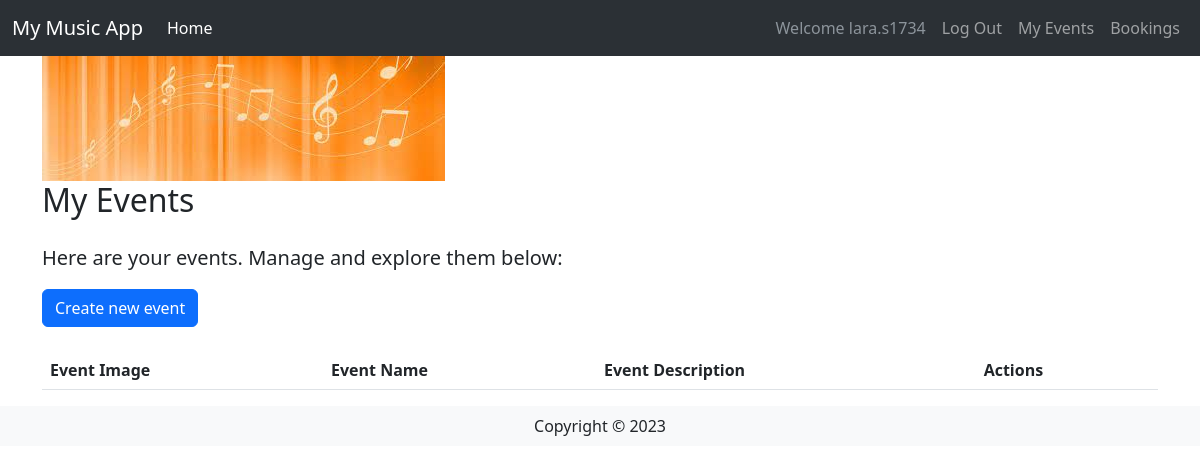
/events/ (signed in), run on an earlier commit of the app's database.
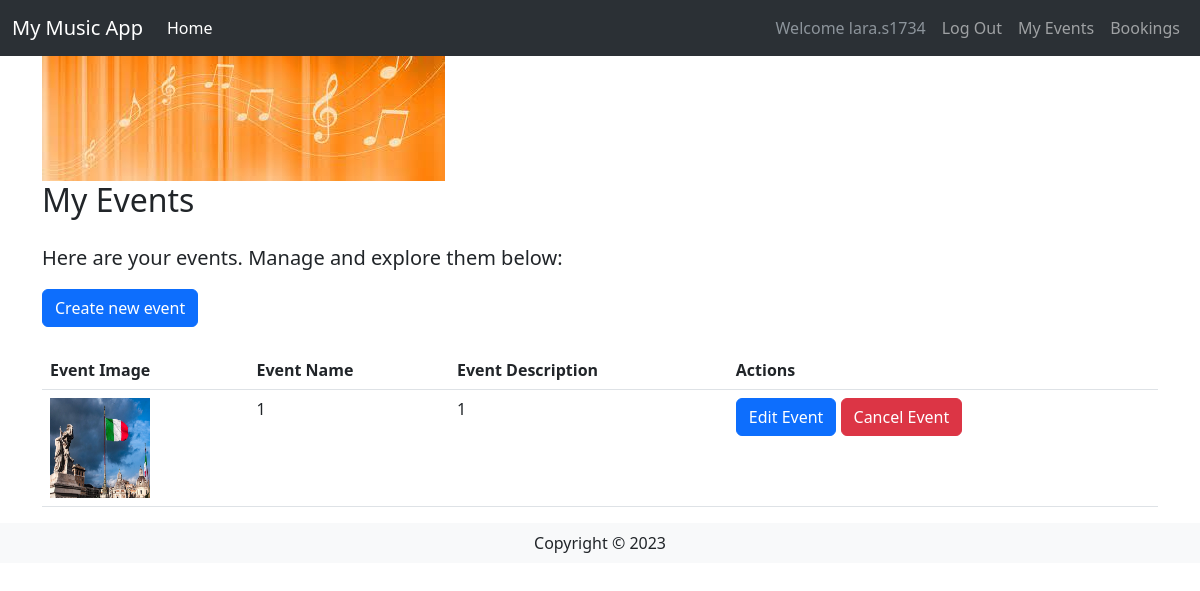
And on a later commit of the database.
### website/models.py (models this page shows, shortened)
class User(db.Model,UserMixin):
    __tablename__ = 'User' # good practice to specify table name
    id = db.Column(db.Integer, primary_key=True)
    UserName = db.Column(db.String(100), index=True, unique=True, nullable=False)
    UserEmail = db.Column(db.String(100), index=True, nullable=False)
    UserPass_hash = db.Column(db.String(255), nullable=False)
    Phone_Num = db.Column(db.NUMERIC(20), nullable=False)
    Comments = db.relationship('Comment', backref='user')

class Concert(db.Model):
    __tablename__ = 'Event'
    id = db.Column(db.Integer, primary_key=True)
    EventName = db.Column(db.String(80))
    EventDesc = db.Column(db.String(200))
    EventImage = db.Column(db.String(400))
    EventDate = db.Column(db.String(100))
    EventLocation = db.Column(db.String(100))
    EventInfo = db.Column(db.String(200))
    EventPrice = db.Column(db.DECIMAL(9, 2))
    EventStatus = db.Column(db.String(20))
    EventTicketCount = db.Column(db.Integer)
    UserId = db.Column(db.Integer, db.ForeignKey('User.id'))
    userCreator = db.relationship('User', backref='events_created')
    EventTime = db.Column(db.String(100))
    Comments = db.relationship('Comment', backref='concert')

### website/events.py (the view)
@my_events_bp.route('/')
@login_required
def events():
    user_events = Concert.query.filter_by(userCreator=current_user).all()
    return render_template('user/events.html', user_events=user_events)

### website/templates/user/events.html
{% extends 'base.html' %}
{% block content %}
<div class="container">
    <img src="website/static/image/header.jpeg" class="img-fluid" alt="Header Image">
    <h2 class="mb-4">My Events</h2>
    <p class="lead">Here are your events. Manage and explore them below:</p>
    <a href="{{ url_for('events.create_event') }}" class="btn btn-primary">Create new event</a>
    <table class="table mt-4">
        <thead>
            <tr>
                <th scope="col">Event Image</th>
                <th scope="col">Event Name</th>
                <th scope="col">Event Description</th>
                <th scope="col">Actions</th>
            </tr>
        </thead>
        <tbody>
            {% for event in user_events %}
            <tr>
                <td><img class="img-fluid" style="width: 100px; height: 100px;" src="{{ event.EventImage }}" alt="Event Image" /></td>
                <td>{{ event.EventName }}</td>
                <td>{{ event.EventDesc }}</td>
                <td>
                    <a href="{{ url_for('events.edit_event', id=event.id) }}" class="btn btn-primary">Edit Event</a>
                    <a href="{{ url_for('events.delete_event', id=event.id) }}" class="btn btn-danger">Cancel Event</a>
                </td>
            </tr>
            {% endfor %}
        </tbody>
    </table>
</div>
{% endblock %}

### website/templates/base.html (shortened to what this page needs)
<html>
  <head>
    <link
      href="https://cdn.jsdelivr.net/npm/bootstrap@5.3.0-alpha3/dist/css/bootstrap.min.css"
      rel="stylesheet"
    />
  </head>
  <body>
    <headerclass="bg-light border-bottom">
      <nav
        data-bs-theme="dark"
        class="navbar bg-primary navbar-expand-lg bg-body-tertiary"
      >
        <div class="container-fluid">
          <a class="navbar-brand" href="/">My Music App</a>
          <div class="collapse navbar-collapse" id="navbarSupportedContent">
            <ul class="navbar-nav me-auto mb-2 mb-lg-0">
              <li class="nav-item">
                <a class="nav-link active" aria-current="page" href="/">Home</a>
              </li>
            </ul>
            <div class="navbar-nav ml-auto">
              {% if current_user.is_authenticated %}
              <a class="nav-item nav-link disabled text-muted" href="#"
                >Welcome {{current_user.UserName}}</a
              >
              <a class="nav-item nav-link" href="{{ url_for('auth.logout') }}"
                >Log Out</a
              >
              {% endif %}
              <a class="nav-item nav-link" href="{{ url_for('events.events') }}">My Events</a>
              <a class="nav-item nav-link" href="{{ url_for('userbooking.userbookings') }}">Bookings</a>
            </div>
          </div>
        </div>
      </nav>
    {% block content %} {% endblock %}
    <footer class="footer">
      <div class="text-center py-2 bg-light">
        <span class="text-dark">Copyright &copy; {{year}}</span>
      </div>
    </footer>
  </body>
</html>

What changed in the data, as far as the page shows it:
added Concert: EventImage (picture), EventName "1", EventDesc "1"
